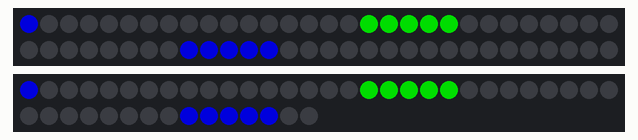
The sketch below on a simulated Arduino Uno, built with avr-gcc and run on an emulated ATmega328P. Parts: 60 RGB LEDs in strip order, left to right, continuing on the next row, 45 RGB LEDs in strip order, left to right, continuing on the next row. Dim RGB values are drawn brighter than linear; random numbers use the default seed unless the sketch sets one.

Above: at 0.08 s.
At 10.08 s:
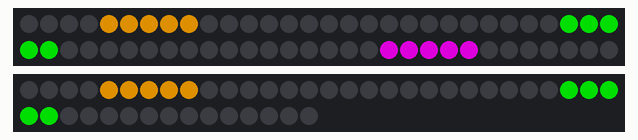
At 14.31 s:
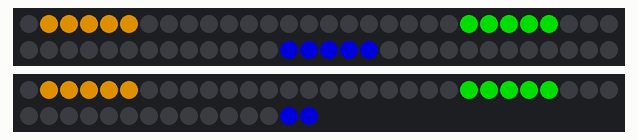
At 18.82 s:
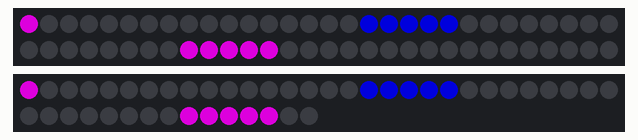
At 27.5 s:
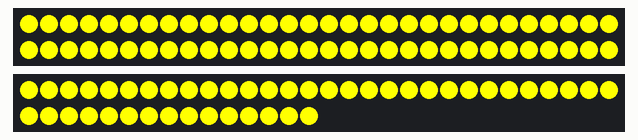
At 38.5 s:
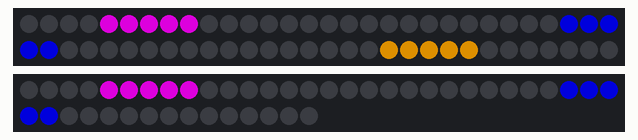

Measured:
- what the display in image 4 shows lasts 1.0 s, from 27.4 s to 28.4 s

The sketch:

main.ino
```cpp
#include <FastLED.h>

// Define pins and number of LEDs
#define NUM_LEDS_1    60
#define LED_PIN_1     6
#define TRAIL_LENGTH_1 5
#define NUM_LEDS_2    45
#define LED_PIN_2     5
#define TRAIL_LENGTH_2 5

// Create LED arrays
CRGB leds1[NUM_LEDS_1];
CRGB leds2[NUM_LEDS_2];

// Animation parameters
const unsigned long TOTAL_ANIMATION_TIME = 25000;  // 20 seconds in milliseconds
const int NUM_SECTIONS = 3;                       // Number of colored sections
const int SECTION_LENGTH = 5;                     // Default section length (for calculations)
const int FLASH_COUNT = 3;                        // Number of yellow flashes at peak
const int FLASH_DURATION = 1000;                   // Duration of each yellow flash in ms
const int FLASH_PAUSE = 200;                      // Pause between flashes in ms
const int COLOR_CHANGE_INTERVAL = 1000;           // Change colors every 1 second

// Predefined colors (RGB values)
const CRGB COLORS[] = {
  CRGB(255, 0, 0),    // Red
  CRGB(0, 255, 0),    // Green
  CRGB(0, 0, 255),    // Blue
  CRGB(255, 0, 255),  // Purple
  CRGB(255, 165, 0),  // Orange
  CRGB(0, 255, 255)   // Cyan
};
const int NUM_COLORS = sizeof(COLORS) / sizeof(COLORS[0]);

// Animation state variables
unsigned long startTime;
unsigned long currentTime;
unsigned long lastColorChangeTime = 0;
bool animationComplete = false;
CRGB sectionColors[NUM_SECTIONS];

void setup() {
  // Initialize FastLED
  FastLED.addLeds<NEOPIXEL, LED_PIN_1>(leds1, NUM_LEDS_1);
  FastLED.addLeds<NEOPIXEL, LED_PIN_2>(leds2, NUM_LEDS_2);

  // Initial brightness
  FastLED.setBrightness(150);

  // Set random colors for each section
  randomSeed(analogRead(0));  // Seed random number generator
  for (int i = 0; i < NUM_SECTIONS; i++) {
    sectionColors[i] = COLORS[random(NUM_COLORS)];
  }

  // Record start time
  startTime = millis();

  // Clear all LEDs
  clearAllLEDs();
}

void loop() {
  currentTime = millis() - startTime;

  // If we're within the animation time, run the accelerating animation
  if (currentTime < TOTAL_ANIMATION_TIME) {
    runAcceleratingAnimation();
  }
  // If we're at the peak, flash yellow
  else if (!animationComplete) {
    flashYellow();
    animationComplete = true;
    clearAllLEDs();
  }
  // After animation is complete, restart it
  else {
    // Reset animation
    startTime = millis();
    animationComplete = false;

    // Choose new random colors
    for (int i = 0; i < NUM_SECTIONS; i++) {
      sectionColors[i] = COLORS[random(NUM_COLORS)];
    }
  }
}

void runAcceleratingAnimation() {
  // Calculate progress (0.0 to 1.0)
  float progress = (float)currentTime / TOTAL_ANIMATION_TIME;

  // Calculate speed using steps instead of exponential curve
  // Define speed steps with maximum of 1.0
  float speedMultiplier;

  if (progress < 0.2) {
    // First 20% of time - very slow
    speedMultiplier = 0.1;
  } else if (progress < 0.4) {
    // 20%-40% of time - slightly faster
    speedMultiplier = 0.25;
  } else if (progress < 0.6) {
    // 40%-60% of time - medium speed
    speedMultiplier = 0.5;
  } else if (progress < 0.85) {
    // 60%-80% of time - faster
    speedMultiplier = 0.75;
  } else {
    // Last 20% - maximum speed
    speedMultiplier = 1.0;
  }

  // Check if it's time to change colors
  if (currentTime - lastColorChangeTime >= COLOR_CHANGE_INTERVAL) {
    // Update one random section with a new random color
    int sectionToChange = random(NUM_SECTIONS);
    sectionColors[sectionToChange] = COLORS[random(NUM_COLORS)];
    lastColorChangeTime = currentTime;
  }

  // Calculate base position that cycles through the strip
  int maxPosition = max(NUM_LEDS_1, NUM_LEDS_2) + max(TRAIL_LENGTH_1, TRAIL_LENGTH_2);
  float basePosition = (currentTime * speedMultiplier / 1000.0) * maxPosition;

  // Clear LEDs
  clearAllLEDs();

  // Draw sections on both strips
  for (int section = 0; section < NUM_SECTIONS; section++) {
    // Calculate this section's position with offset
    float sectionPos = fmod(basePosition + (maxPosition / NUM_SECTIONS) * section, maxPosition);
    int pos = (int)sectionPos;

    // Draw section on strip 1
    drawSectionOnStrip(leds1, NUM_LEDS_1, pos, sectionColors[section]);

    // Draw section on strip 2
    drawSectionOnStrip(leds2, NUM_LEDS_2, pos, sectionColors[section]);
  }

  // Show the LEDs
  FastLED.show();
}

void drawSectionOnStrip(CRGB* strip, int stripLength, int position, CRGB color) {
  // Draw the section if it's visible on the strip
  int trailLength = (strip == leds1) ? TRAIL_LENGTH_1 : TRAIL_LENGTH_2;

  for (int i = 0; i < trailLength; i++) {
    int pixelPos = position - i;
    if (pixelPos >= 0 && pixelPos < stripLength) {
      strip[pixelPos] = color;
    }
  }
}

void flashYellow() {
  CRGB brightYellow = CRGB(255, 255, 0);

  // Perform the flashes
  for (int flash = 0; flash < FLASH_COUNT; flash++) {
    // Turn all LEDs bright yellow
    fill_solid(leds1, NUM_LEDS_1, brightYellow);
    fill_solid(leds2, NUM_LEDS_2, brightYellow);
    FastLED.setBrightness(255);  // Full brightness
    FastLED.show();
    delay(FLASH_DURATION);

    // Turn off all LEDs between flashes (except for the last one)
    if (flash < FLASH_COUNT - 1) {
      clearAllLEDs();
      FastLED.show();
      delay(FLASH_PAUSE);
    }
  }

  // Reset brightness to normal
  FastLED.setBrightness(150);
}

void clearAllLEDs() {
  // Clear both LED strips
  fill_solid(leds1, NUM_LEDS_1, CRGB::Black);
  fill_solid(leds2, NUM_LEDS_2, CRGB::Black);
}
```
